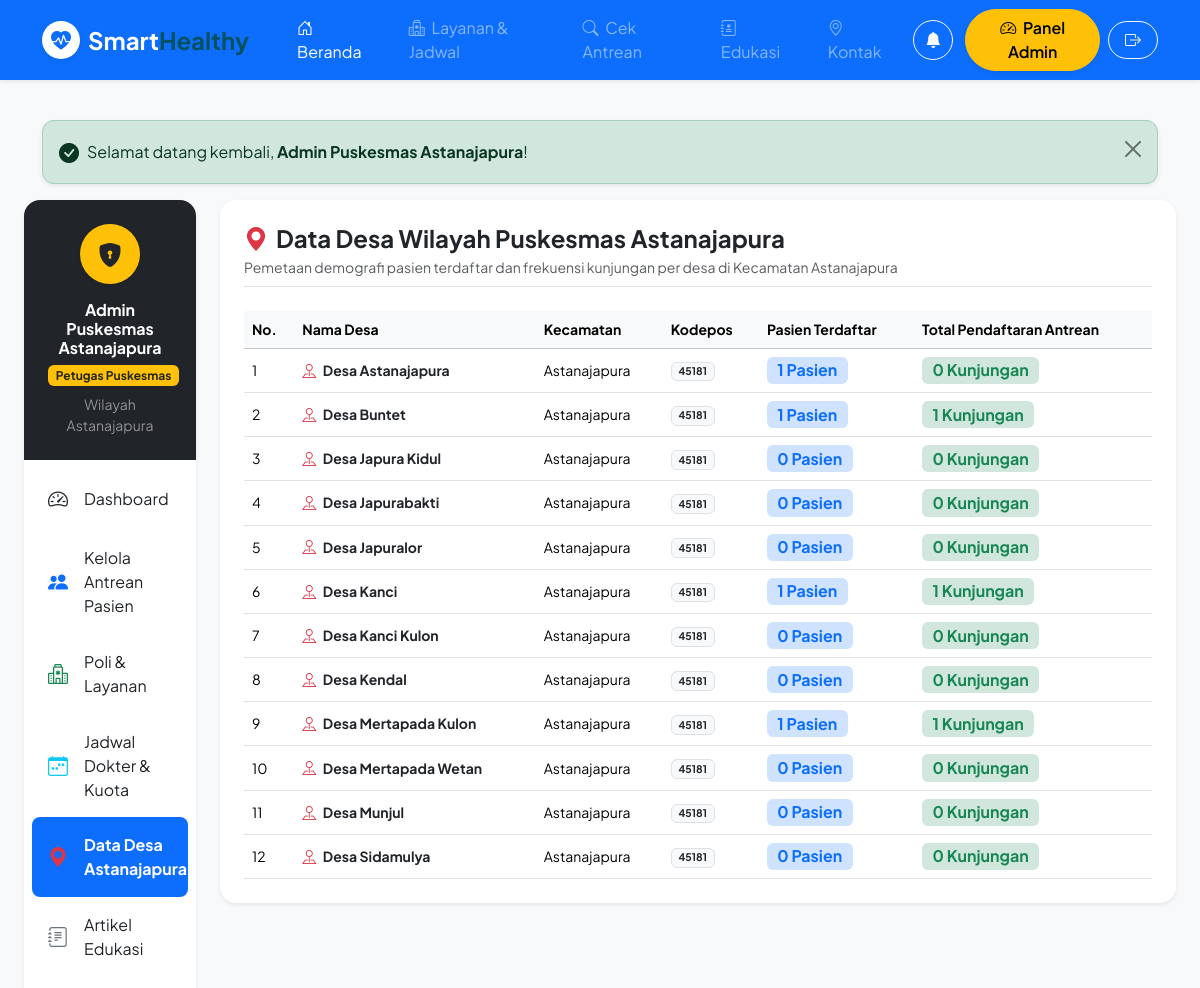
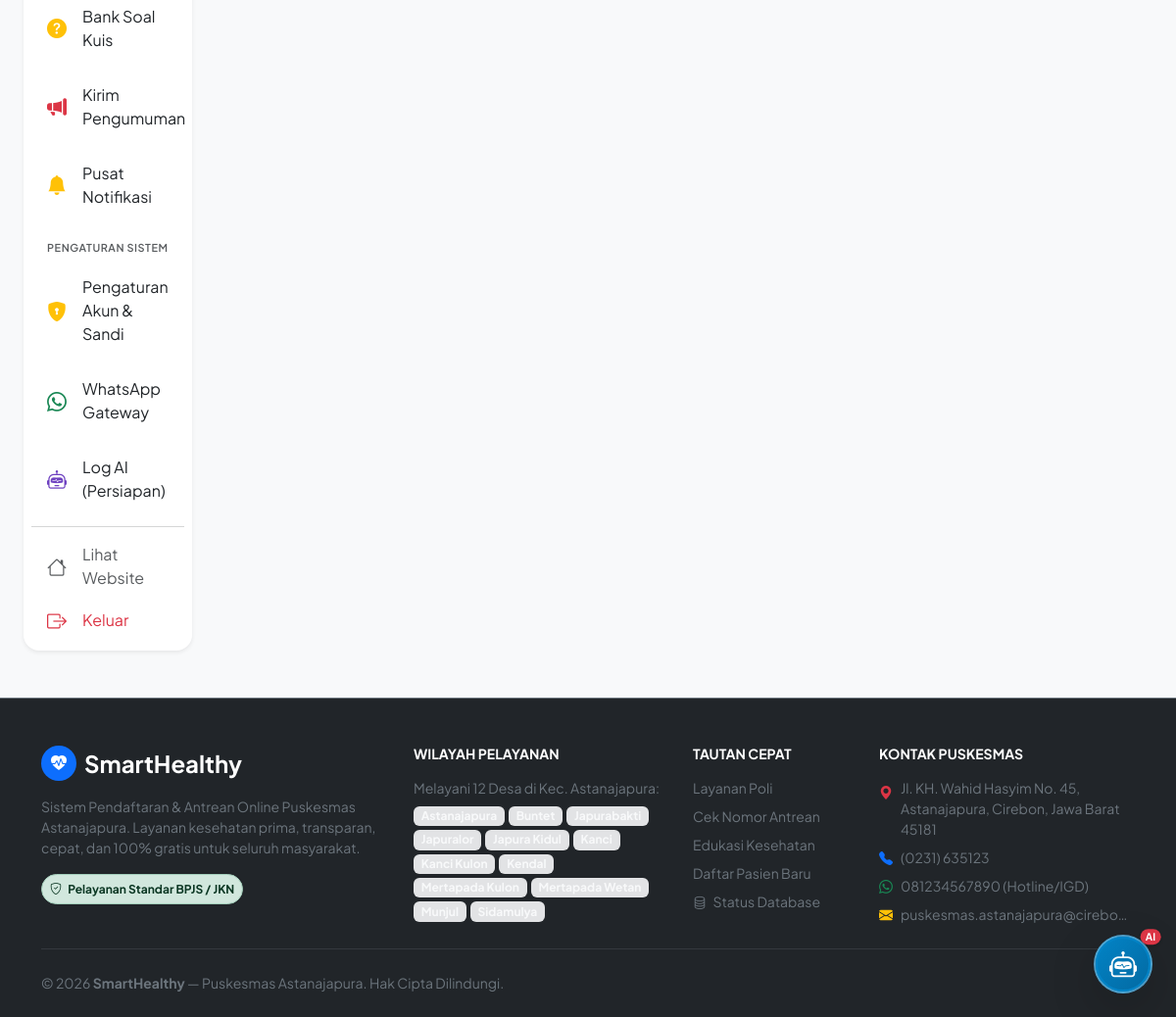
/admin/desa (signed in), run on the app's committed database (2 pictures, top to bottom).
### tables this page shows
CREATE TABLE `villages` (
  `id` int(10) unsigned NOT NULL AUTO_INCREMENT,
  `name` varchar(100) NOT NULL,
  `district` varchar(100) NOT NULL DEFAULT 'Astanajapura',
  `postal_code` varchar(10) NOT NULL DEFAULT '45181',
  `created_at` timestamp NOT NULL DEFAULT current_timestamp(),
  `updated_at` timestamp NOT NULL DEFAULT current_timestamp() ON UPDATE current_timestamp(),
  PRIMARY KEY (`id`)
);

### app/Core/Controller.php (called while the page is built, shortened)
<?php
abstract class Controller
{
    protected function render(string $view, array $data = [], string $layout = 'layouts/main'): void
    {
        extract($data);
        $viewPath = dirname(__DIR__) . "/Views/{$view}.php";
        require $viewPath;
    }
}

### app/Controllers/AdminController.php (called while the page is built, shortened)
<?php
class AdminController extends Controller
{
    public function villages(): void
    {
        $villageModel = new Village();
        $villages = $villageModel->getWithStats();
        $this->render('admin/villages', [
            'pageTitle' => 'Wilayah Desa Astanajapura - Admin',
            'villages'  => $villages,
        ], 'layouts/admin');
    }
}

### public/index.php (called while the page is built, shortened)
<?php
spl_autoload_register(function ($class) {
    $prefix = 'App\\';
    $baseDir = ROOT_PATH . '/app/';
    $len = strlen($prefix);
    $relativeClass = substr($class, $len);
    $file = $baseDir . str_replace('\\', '/', $relativeClass) . '.php';
});
$app = new App();
$app->run();

### index.php (called while the page is built)
<?php
require_once __DIR__ . '/public/index.php';

### app/Core/Env.php (called while the page is built, shortened)
<?php
class Env
{
    public static function get(string $key, mixed $default = null): mixed
    {
        $value = getenv($key);
        return $value;
    }
}

### app/Config/Database.php (called while the page is built, shortened)
<?php
class Database
{
    public static function config(): array
    {
        return [
            'driver'   => Env::get('DB_CONNECTION', 'mysql'),
            'host'     => Env::get('DB_HOST', '127.0.0.1'),
            'port'     => Env::get('DB_PORT', '3306'),
            'database' => Env::get('DB_DATABASE', 'smarthealthy'),
            'username' => Env::get('DB_USERNAME', 'root'),
            'password' => Env::get('DB_PASSWORD', ''),
            'charset'  => 'utf8mb4',
            'options'  => [
                \PDO::ATTR_ERRMODE            => \PDO::ERRMODE_EXCEPTION,
                \PDO::ATTR_DEFAULT_FETCH_MODE => \PDO::FETCH_ASSOC,
                \PDO::ATTR_EMULATE_PREPARES   => false,
            ]
        ];
    }
}

### app/Core/Database.php (called while the page is built, shortened)
<?php
class Database
{
    private static ?PDO $instance = null;
    public static function getConnection(): PDO
    {
        if (self::$instance === null) {
            $config = DbConfig::config();
            $dsn = "{$config['driver']}:host={$config['host']};port={$config['port']};dbname={$config['database']};charset={$config['charset']}";
            try {
                self::$instance = new PDO($dsn, $config['username'], $config['password'], $config['options']);
            } catch (PDOException $e) {
                throw new PDOException("Gagal terhubung ke database `{$config['database']}` di {$config['host']}:{$config['port']}. Pastikan MySQL sudah berjalan di XAMPP dan database telah dibuat via migration. Error: " . $e->getMessage());
            }
        }
        return self::$instance;
    }
}

### app/Models/Village.php (called while the page is built, shortened)
<?php
class Village extends Model
{
    public function getWithStats(): array
    {
        $sql = "SELECT v.*,
                       COUNT(DISTINCT u.id) as total_residents,
                       COUNT(DISTINCT r.id) as total_registrations
                FROM `villages` v
                LEFT JOIN `users` u ON u.village_id = v.id
                LEFT JOIN `registrations` r ON r.user_id = u.id
                GROUP BY v.id
                ORDER BY v.name ASC";
        return $this->query($sql);
    }
}

### app/Core/Model.php (called while the page is built, shortened)
<?php
abstract class Model
{
    protected ?PDO $db = null;
    public function __construct()
    {
        $this->db = Database::getConnection();
    }
    public function query(string $sql, array $params = []): array
    {
        $stmt = $this->db->prepare($sql);
        $stmt->execute($params);
        return $stmt->fetchAll();
    }
}

### app/Core/Session.php (called while the page is built, shortened)
<?php
class Session
{
    public static function get(string $key, mixed $default = null): mixed
    {
        return $_SESSION[$key] ?? $default;
    }
    public static function has(string $key): bool
    {
        return isset($_SESSION[$key]);
    }
}

### app/Core/Auth.php (called while the page is built, shortened)
<?php
class Auth
{
    public static function check(): bool
    {
        return Session::has('user_id');
    }
    public static function role(): ?string
    {
        return Session::get('user_role');
    }
    public static function isAdmin(): bool
    {
        return self::check() && self::role() === 'admin';
    }
}

### app/Views/admin/villages.php (the view, shortened to what this page needs)
<div class="card border-0 shadow-sm rounded-4 bg-white p-4">
    <div class="d-flex justify-content-between align-items-center mb-4 pb-2 border-bottom">
        <div>
            <h4 class="fw-bold text-dark mb-1"><i class="bi bi-geo-alt-fill text-danger me-2"></i>Data Desa Wilayah Puskesmas Astanajapura</h4>
            <p class="text-muted small mb-0">Pemetaan demografi pasien terdaftar dan frekuensi kunjungan per desa di Kecamatan Astanajapura</p>
        </div>
    </div>
    <div class="table-responsive">
        <table class="table table-hover align-middle small mb-0">
            <thead class="table-light">
                <tr>
                    <th>No.</th>
                    <th>Nama Desa</th>
                    <th>Kecamatan</th>
                    <th>Kodepos</th>
                    <th>Pasien Terdaftar</th>
                    <th>Total Pendaftaran Antrean</th>
                </tr>
            </thead>
            <tbody>
                <?php foreach ($villages as $index => $v): ?>
                    <tr>
                        <td><?= $index + 1 ?></td>
                        <td>
                            <strong class="text-dark"><i class="bi bi-pin-map text-danger me-1"></i> Desa <?= htmlspecialchars($v['name']) ?></strong>
                        </td>
                        <td><?= htmlspecialchars($v['district']) ?></td>
                        <td><span class="badge bg-light text-dark border"><?= $v['postal_code'] ?></span></td>
                        <td>
                            <span class="badge bg-primary-subtle text-primary fs-6"><?= $v['total_residents'] ?? 0 ?> Pasien</span>
                        </td>
                        <td>
                            <span class="badge bg-success-subtle text-success fs-6"><?= $v['total_registrations'] ?? 0 ?> Kunjungan</span>
                        </td>
                    </tr>
                <?php endforeach; ?>
            </tbody>
        </table>
    </div>
</div>

### app/Core/App.php (shortened to what this page needs)
<?php
class App
{
    private static array $routes = [];
    private static function addRoute(string $method, string $path, array|callable $handler): void
    {
        $path = '/' . trim($path, '/');
        self::$routes[] = [
            'method'  => strtoupper($method),
            'path'    => $path,
            'handler' => $handler,
        ];
    }
    public function run(): void
    {
        $requestMethod = $_SERVER['REQUEST_METHOD'] ?? 'GET';
        $requestUri = $this->parseUri();
        foreach (self::$routes as $route) {
            if ($route['method'] !== $requestMethod && $route['method'] !== 'ANY') {
                continue;
            }
            $pattern = $this->convertRouteToRegex($route['path']);
            if (preg_match($pattern, $requestUri, $matches)) {
                array_shift($matches);
                $handler = $route['handler'];
                if (is_array($handler) && count($handler) === 2) {
                    [$controllerClass, $action] = $handler;
                    if (class_exists($controllerClass)) {
                        $controller = new $controllerClass();
                        if (method_exists($controller, $action)) {
                            call_user_func_array([$controller, $action], $matches);
                            return;
                        }
                    }
                }
            }
        }
    }
    private function parseUri(): string
    {
        $uri = $_SERVER['REQUEST_URI'] ?? '/';
        $scriptName = $_SERVER['SCRIPT_NAME'] ?? '';
        $baseDir = dirname($scriptName);
        $baseDir = str_replace('\\', '/', $baseDir);
        if ($baseDir !== '/' && str_starts_with($uri, $baseDir)) {
            $uri = substr($uri, strlen($baseDir));
        }
        $parentDir = dirname($baseDir);
        $uri = '/' . trim($uri, '/');
        return $uri;
    }
    private function convertRouteToRegex(string $routePath): string
    {
        $pattern = preg_replace('/\{([a-zA-Z0-9_]+)\}/', '([^/]+)', $routePath);
        return '#^' . $pattern . '$#';
    }
}

### public/css/app.css (style rules this page uses)
:root { --primary-color: #0d6efd; --primary-dark: #0a58ca; --primary-light: #e7f1ff; --secondary-teal: #0ea5e9; --health-green: #10b981; --warm-accent: #f59e0b; --dark-navy: #0f172a; --card-bg: #ffffff; --border-color: #e2e8f0; --font-family: 'Plus Jakarta Sans', system-ui, -apple-system, sans-serif; }
body { font-family: var(--font-family); color: #334155; background-color: #f8fafc; -webkit-font-smoothing: antialiased; }

### data on the page
villages: name "Astanajapura", district "Astanajapura", postal_code "45181", total_residents "1", total_registrations "0"
villages: name "Buntet", district "Astanajapura", postal_code "45181", total_residents "1", total_registrations "1"
villages: name "Japura Kidul", district "Astanajapura", postal_code "45181", total_residents "0", total_registrations "0"
villages: name "Japurabakti", district "Astanajapura", postal_code "45181", total_residents "0", total_registrations "0"
villages: name "Japuralor", district "Astanajapura", postal_code "45181", total_residents "0", total_registrations "0"
villages: name "Kanci", district "Astanajapura", postal_code "45181", total_residents "1", total_registrations "1"
villages: name "Kanci Kulon", district "Astanajapura", postal_code "45181", total_residents "0", total_registrations "0"
villages: name "Kendal", district "Astanajapura", postal_code "45181", total_residents "0", total_registrations "0"
villages: name "Mertapada Kulon", district "Astanajapura", postal_code "45181", total_residents "1", total_registrations "1"
villages: name "Mertapada Wetan", district "Astanajapura", postal_code "45181", total_residents "0", total_registrations "0"
villages: name "Munjul", district "Astanajapura", postal_code "45181", total_residents "0", total_registrations "0"
villages: name "Sidamulya", district "Astanajapura", postal_code "45181", total_residents "0", total_registrations "0"

### other printed values
$msg "Selamat datang kembali, Admin Puskesmas Astanajapura !"
